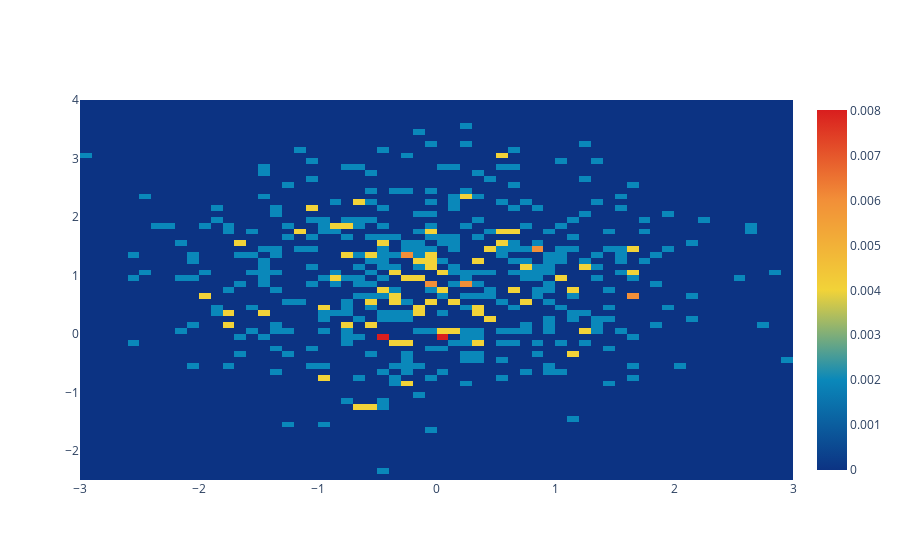

The cell this chart's notebook holds for it:
### Markdown cell above
##### 2D Histogram Binning

### Code cell
import plotly.graph_objects as go

import numpy as np

x = np.random.randn(500)
y = np.random.randn(500)+1

fig = go.Figure(go.Histogram2d(x=x, y=y, histnorm='probability',
        autobinx=False,
        xbins=dict(start=-3, end=3, size=0.1),
        autobiny=False,
        ybins=dict(start=-2.5, end=4, size=0.1),
        colorscale=[[0, 'rgb(12,51,131)'], [0.25, 'rgb(10,136,186)'], [0.5, 'rgb(242,211,56)'], [0.75, 'rgb(242,143,56)'], [1, 'rgb(217,30,30)']]
    ))
fig.show()

### Figure 1 — Plotly figure (JSON) as saved in the notebook; plotly's stock layout.template omitted (floating-point values rounded to 4 significant figures; data arrays with more than 128 entries replaced by an {"elided": "..."} marker saying what was removed)
{"data": [{"autobinx": false, "autobiny": false, "colorscale": [[0, "rgb(12,51,131)"], [0.25, "rgb(10,136,186)"], [0.5, "rgb(242,211,56)"], [0.75, "rgb(242,143,56)"], [1, "rgb(217,30,30)"]], "histnorm": "probability", "type": "histogram2d", "x": {"elided": "500 float values"}, "xbins": {"end": 3, "size": 0.1, "start": -3}, "y": {"elided": "500 float values"}, "ybins": {"end": 4, "size": 0.1, "start": -2.5}}], "layout": {}}
